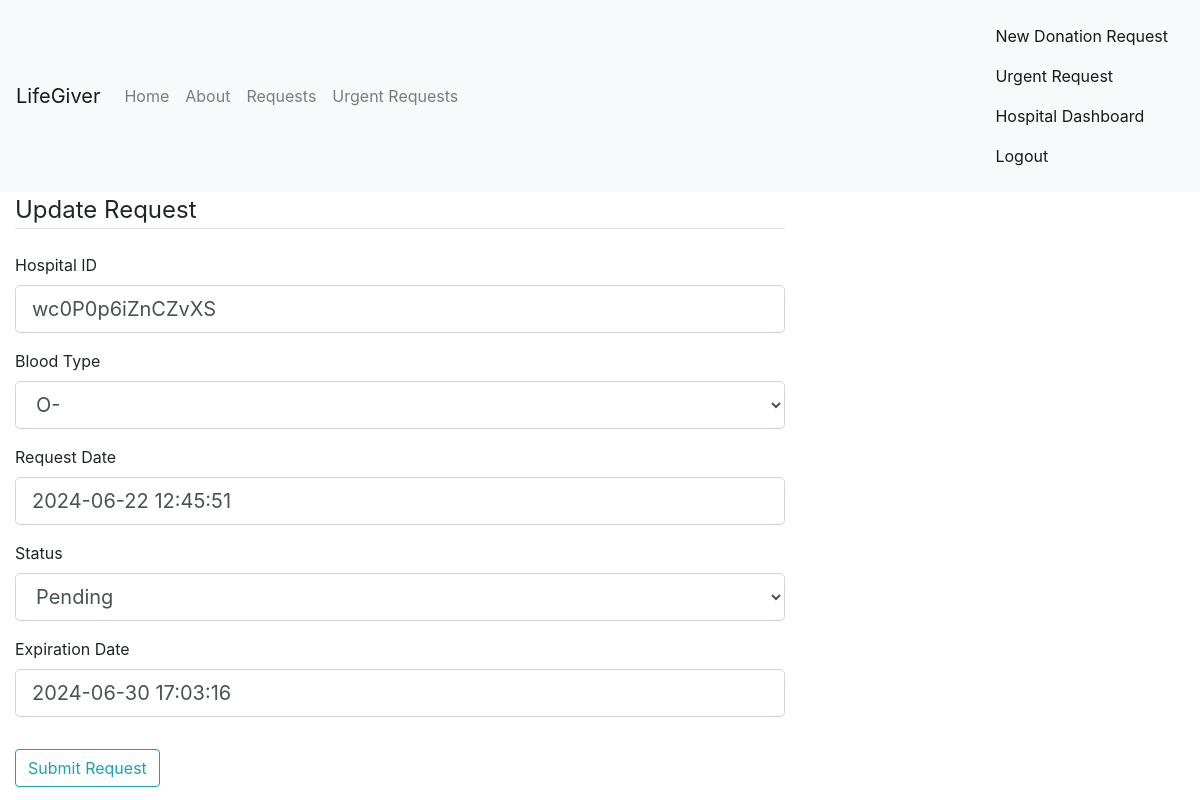
The app's page /don_request/1/update (signed in), older data.
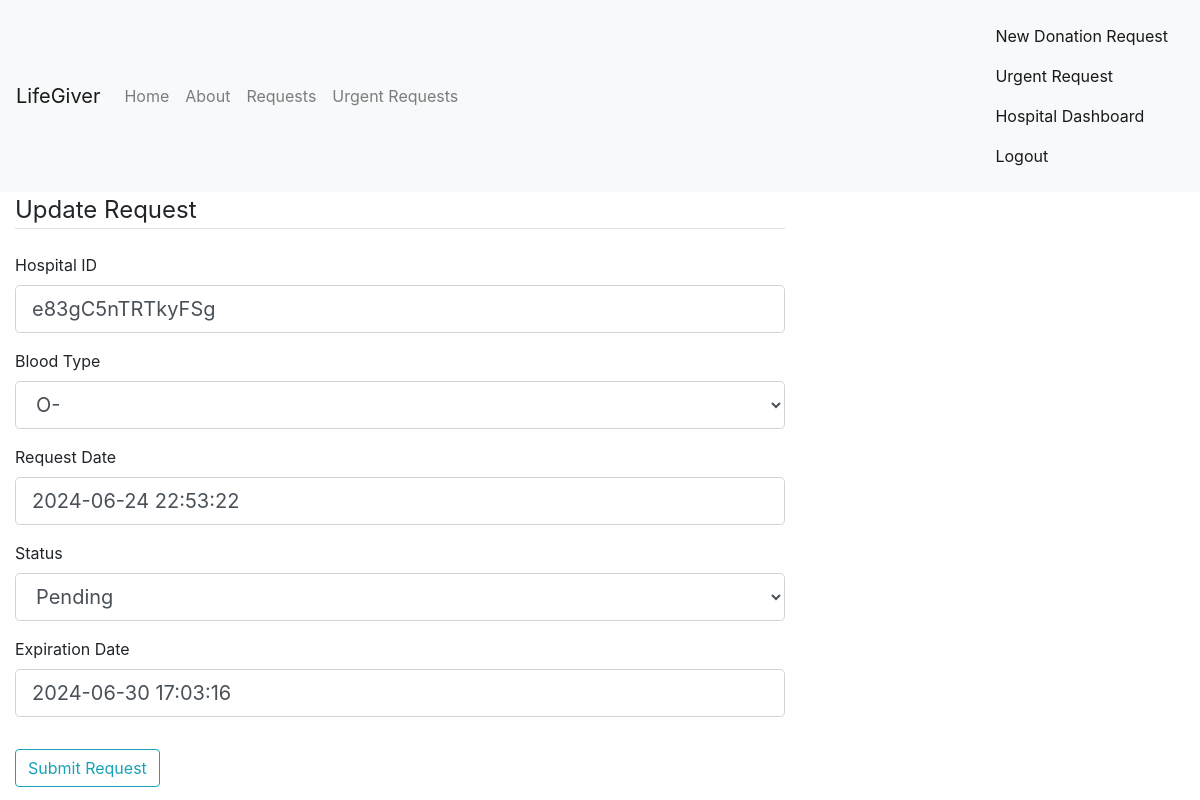
The same page, newer data.
### Lifegiver_test/lifegiver/models.py (models this page shows, shortened)
class DonationRequest(db.Model):
    id = db.Column(db.Integer, primary_key=True)
    hospital_id = db.Column(db.Integer, db.ForeignKey('hospital.id'), nullable=False)
    blood_type = db.Column(db.Enum('O-', 'O+', 'A-', 'A+', 'B-', 'B+', 'AB-', 'AB+'), nullable=False)
    request_date = db.Column(db.DateTime, nullable=False, default=datetime.now)
    status = db.Column(db.Enum('pending', 'fulfilled', 'failed'), nullable=False)
    expiration_date = db.Column(db.DateTime, nullable=False, default=lambda: datetime.now() + timedelta(days=90))
    request_donations = db.relationship('UserDonation', backref='donation_request', lazy=True)

### Lifegiver_test/lifegiver/route.py (the view)
@app.route('/don_request/<int:don_request_id>/update', methods=['POST', 'GET'], strict_slashes=False)
@login_required
def update_don_request(don_request_id):
    donrequest = DonationRequest.query.get_or_404(don_request_id)
    if session.get('user_type') != 'hospital' or donrequest.hospital_id != current_user.id:
        abort(403)
    form = CRUDRequestForm()
    if form.validate_on_submit():
        donrequest.hospital_id=current_user.id
        donrequest.blood_type=form.blood_type.data
        donrequest.request_date=form.request_date.data
        donrequest.status=form.status.data
        donrequest.expiration_date=form.expiration_date.data
        db.session.commit()
        flash('Your Request has been updated!', 'success')
        return redirect(url_for('don_request', don_request_id=donrequest.id))
    elif request.method == 'GET':
        form.hospital_id.data=current_user.barcode
        form.blood_type.data=donrequest.blood_type
        form.request_date.data=donrequest.request_date
        form.status.data=donrequest.status
        form.expiration_date.data=donrequest.expiration_date
    return render_template('create_request.html', title='Update Request',form=form, legend='Update Request') # the legend keywoed will be used to the template legend (whether its a new post or an update)

### Lifegiver_test/lifegiver/forms.py
class CRUDRequestForm(FlaskForm):
    hospital_id = StringField('Hospital ID', validators=[DataRequired()])
    blood_type = SelectField('Blood Type', choices=[('O-', 'O-'), ('O+', 'O+'), ('A-', 'A-'), ('A+', 'A+'), ('B-', 'B-'), ('B-', 'B+'), ('AB-', 'AB-'), ('AB+', 'AB+')], validators=[DataRequired()])
    request_date = DateTimeField('Request Date', default=datetime.now, validators=[DataRequired()])
    status = SelectField('Status', choices=[('pending', 'Pending'), ('fulfilled', 'Fulfilled'), ('failed', 'Failed')], validators=[DataRequired()])
    expiration_date = DateTimeField('Expiration Date', validators=[DataRequired()])
    submit = SubmitField('Submit Request')

### Lifegiver_test/lifegiver/models.py (called while the page is built)
@login_manager.user_loader
def load_user(user_id):
    user_type = session.get('user_type')  # Assuming 'user_type' is stored in the session
    if user_type == 'donor':
        return Donor.query.get(int(user_id))
    elif user_type == 'hospital':
        return Hospital.query.get(int(user_id))
    return None

### Lifegiver_test/lifegiver/templates/create_request.html (shortened to what this page needs)
{% extends 'layout.html' %}
{% block content %}
<div class="content-section">
    <form method="POST" action="">
        <fieldset class="form-group">
            <legend class="border-bottom mb-4">{{ legend }}</legend>
            <div class="form-group">
                {{ form.hospital_id.label(class="form-control-label") }}
                {% if form.hospital_id.errors %}
                    {{ form.hospital_id(class="form-control form-control-lg is-invalid") }}
                    <div class="invalid-feedback">
                        {% for error in form.hospital_id.errors %}
                            <span>{{ error }}</span>
                        {% endfor %}
                    </div>
                {% else %}
                    {{ form.hospital_id(class="form-control form-control-lg") }}
                {% endif %}
            </div>
            <div class="form-group">
                {{ form.blood_type.label(class="form-control-label") }}
                {% if form.blood_type.errors %}
                    {{ form.blood_type(class="form-control form-control-lg is-invalid") }}
                    <div class="invalid-feedback">
                        {% for error in form.blood_type.errors %}
                            <span>{{ error }}</span>
                        {% endfor %}
                    </div>
                {% else %}
                    {{ form.blood_type(class="form-control form-control-lg") }}
                {% endif %}
            </div>
            <div class="form-group">
                {{ form.request_date.label(class="form-control-label") }}
                {% if form.request_date.errors %}
                    {{ form.request_date(class="form-control form-control-lg is-invalid") }}
                    <div class="invalid-feedback">
                        {% for error in form.request_date.errors %}
                            <span>{{ error }}</span>
                        {% endfor %}
                    </div>
                {% else %}
                    {{ form.request_date(class="form-control form-control-lg") }}
                {% endif %}
            </div>
            <div class="form-group">
                {{ form.status.label(class="form-control-label") }}
                {% if form.status.errors %}
                    {{ form.status(class="form-control form-control-lg is-invalid") }}
                    <div class="invalid-feedback">
                        {% for error in form.status.errors %}
                            <span>{{ error }}</span>
                        {% endfor %}
                    </div>
                {% else %}
                    {{ form.status(class="form-control form-control-lg") }}
                {% endif %}
            </div>
            <div class="form-group">
                {{ form.expiration_date.label(class="form-control-label") }}
                {% if form.expiration_date.errors %}
                    {{ form.expiration_date(class="form-control form-control-lg is-invalid") }}
                    <div class="invalid-feedback">
                        {% for error in form.expiration_date.errors %}
                            <span>{{ error }}</span>
                        {% endfor %}
                    </div>
                {% else %}
                    {{ form.expiration_date(class="form-control form-control-lg") }}
                {% endif %}
            </div>
        </fieldset>
        <div class="form-group">
            {{ form.submit(class="btn btn-outline-info") }}
        </div>
    </form>
</div>
{% endblock content%}

Row changes from the older to the newer data that the page shows:
changed DonationRequest "Pending": hospital_id "wc0P0p6iZnCZvXS" → "e83gC5nTRTkyFSg"; request_date "2024-06-22 12:45:51" → "2024-06-24 22:53:22"
